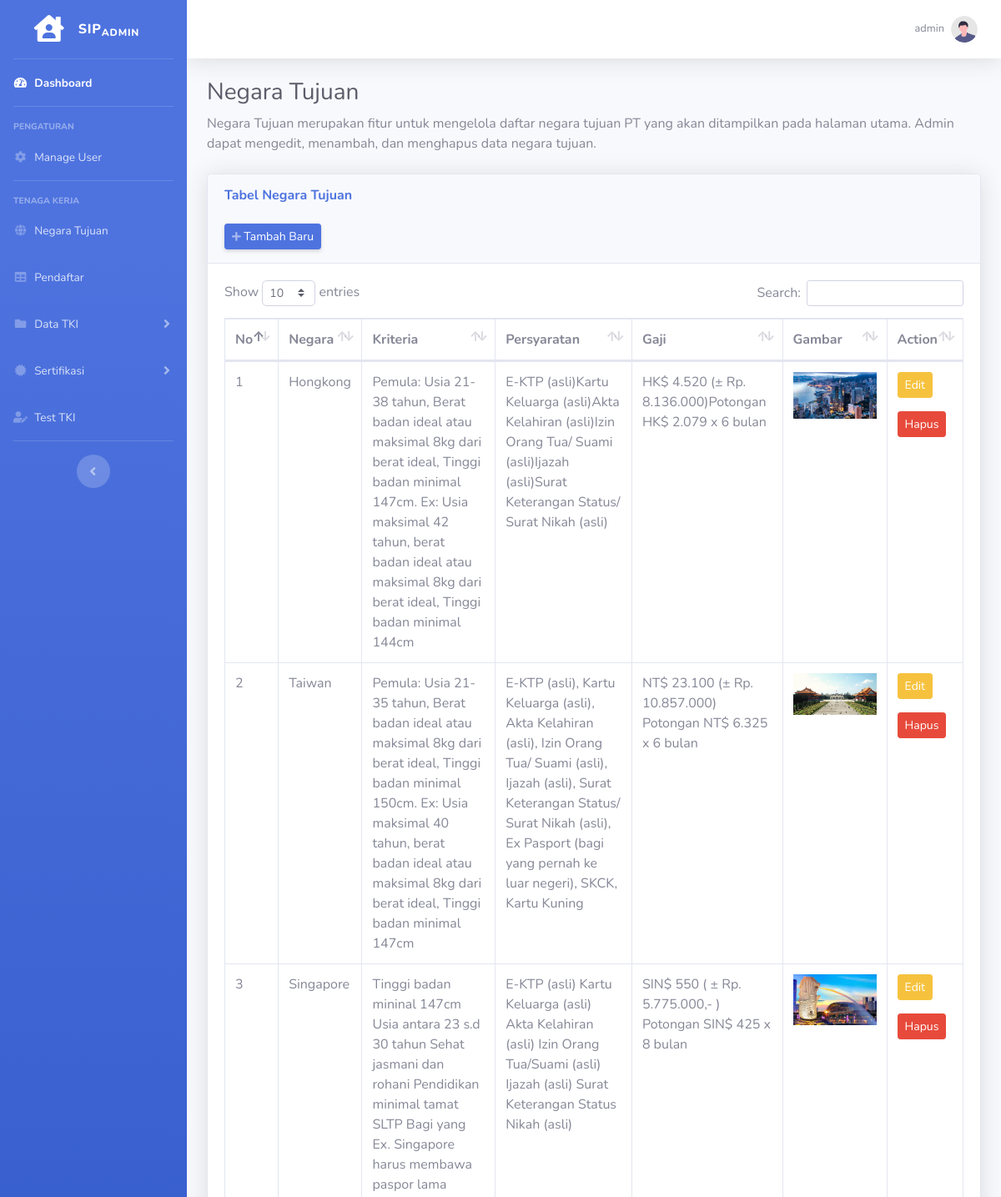
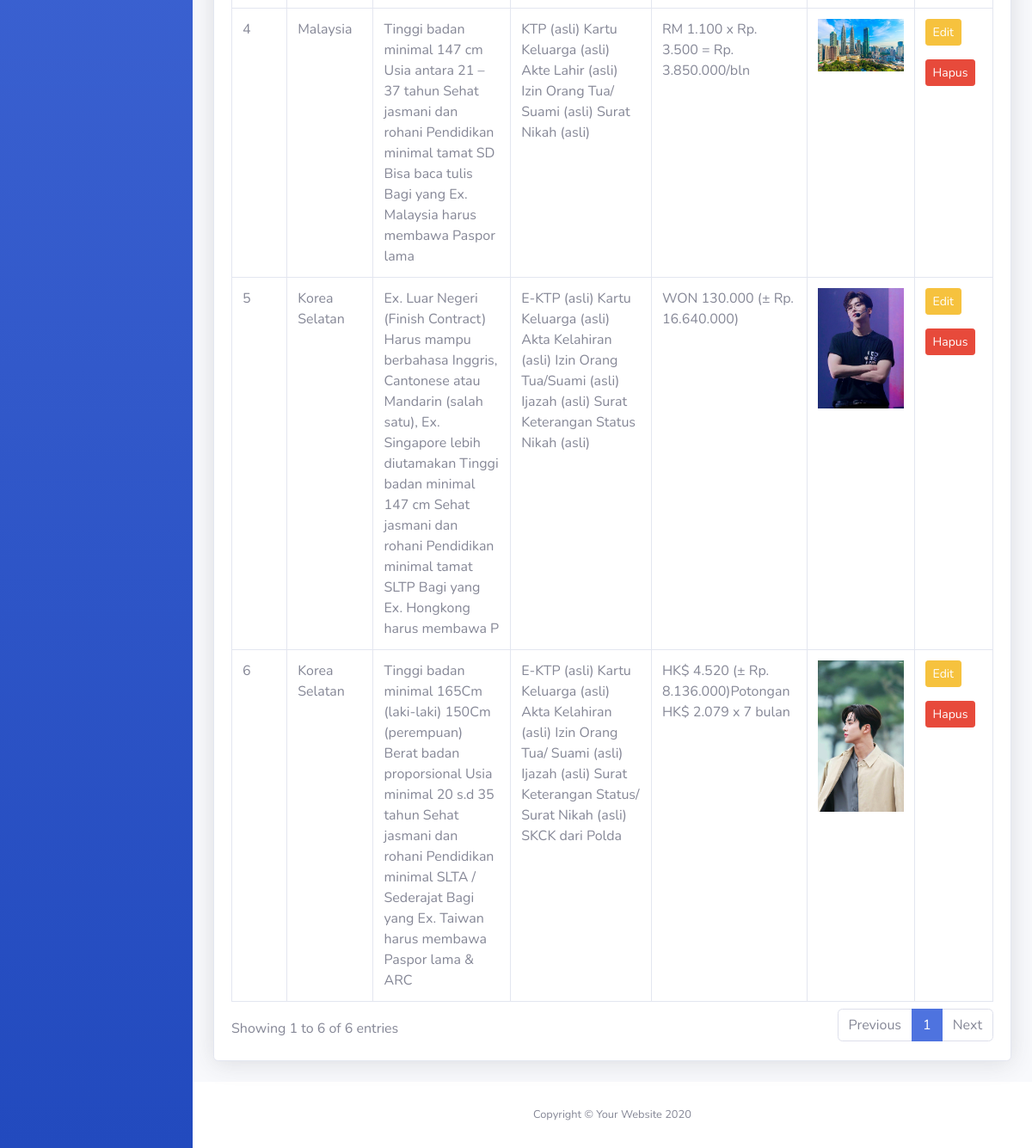
The app's page /tabelNegaraTujuan.php (signed in) with its own data (2 pictures, top to bottom).
### tables this page shows
CREATE TABLE `negara` (
  `id_negara` int(10) NOT NULL,
  `negara_tujuan` varchar(255) NOT NULL,
  `kriteria` varchar(255) NOT NULL,
  `persyaratan` varchar(255) NOT NULL,
  `jumlah_gaji` varchar(255) NOT NULL,
  `gambar_negara` varchar(255) NOT NULL
);

### tabelNegaraTujuan.php (the view, shortened to what this page needs)
<!DOCTYPE html>
<html lang="en">
<head>
    <link href="vendor/fontawesome-free/css/all.min.css" rel="stylesheet" type="text/css">
    <link href="css/sb-admin-2.min.css" rel="stylesheet">
    <link href="vendor/datatables/dataTables.bootstrap4.min.css" rel="stylesheet">
</head>
<body id="page-top">
    <div id="wrapper">
        <ul class="navbar-nav bg-gradient-primary sidebar sidebar-dark accordion" id="accordionSidebar">
            <a class="sidebar-brand d-flex align-items-center justify-content-center" href="indexadmin.php">
                <div class="sidebar-brand-icon">
                    <i class="fas fa-house-user"></i>
                </div>
                <div class="sidebar-brand-text mx-3">SIP<sub>Admin</sub></div>
            </a>
            <hr class="sidebar-divider my-0">
            <li class="nav-item active">
                <a class="nav-link" href="indexadmin.php">
                    <i class="fas fa-fw fa-tachometer-alt"></i>
                    <span>Dashboard</span></a>
            </li>
            <hr class="sidebar-divider">
            <div class="sidebar-heading">
                Pengaturan
            </div>
            <li class="nav-item">
                <a class="nav-link" href="tabelManageUser.php">
                    <i class="fas fa-fw fa-cog"></i>
                    <span>Manage User</span></a>
            </li>
            <hr class="sidebar-divider">
            <div class="sidebar-heading">
                Tenaga Kerja
            </div>
            <li class="nav-item">
                <a class="nav-link" href="tabelNegaraTujuan.php">
                    <i class="fas fa-fw fa-globe"></i>
                    <span>Negara Tujuan</span></a>
            </li>
            <li class="nav-item">
                <a class="nav-link" href="tabelPendaftar.php">
                    <i class="fas fa-fw fa-table"></i>
                    <span>Pendaftar</span></a>
            </li>
            <li class="nav-item">
                <a class="nav-link collapsed" href="#" data-toggle="collapse" data-target="#collapsePages"
                    aria-expanded="true" aria-controls="collapsePages">
                    <i class="fas fa-fw fa-folder"></i>
                    <span>Data TKI</span>
                </a>
            </li>
            <li class="nav-item">
                <a class="nav-link collapsed" href="#" data-toggle="collapse" data-target="#collapseTwo"
                    aria-expanded="true" aria-controls="collapseTwo">
                    <i class="fas fa-fw fa-certificate"></i>
                    <span>Sertifikasi</span>
                </a>
            </li>
            <li class="nav-item">
                <a class="nav-link" href="tabelTest.php">
                    <i class="fas fa-fw fa-user-edit"></i>
                    <span>Test TKI</span></a>
            </li>
            <hr class="sidebar-divider d-none d-md-block">
            <div class="text-center d-none d-md-inline">
                <button class="rounded-circle border-0" id="sidebarToggle"></button>
            </div>
        </ul>
        <div id="content-wrapper" class="d-flex flex-column">
            <div id="content">
                <nav class="navbar navbar-expand navbar-light bg-white topbar mb-4 static-top shadow">
                    <ul class="navbar-nav ml-auto">
                        <li class="nav-item dropdown no-arrow">
                            <a class="nav-link dropdown-toggle" href="#" id="userDropdown" role="button"
                                data-toggle="dropdown" aria-haspopup="true" aria-expanded="false">
                                <span class="mr-2 d-none d-lg-inline text-gray-600 small"><?php echo $_SESSION['username']; ?></span>
                                <img class="img-profile rounded-circle"
                                    src="img/undraw_profile.svg">
                            </a>
                        </li>
                    </ul>
                </nav>
                <div class="container-fluid">
                    <h1 class="h3 mb-2 text-gray-800">Negara Tujuan</h1>
                    <p class="mb-4">Negara Tujuan merupakan fitur untuk mengelola daftar negara tujuan PT yang akan ditampilkan pada halaman utama.
                        Admin dapat mengedit, menambah, dan menghapus data negara tujuan.
                    </p>
                    <div class="card shadow mb-4">
                        <div class="card-header py-3">
                            <h6 class="m-0 font-weight-bold text-primary">Tabel Negara Tujuan</h6><br>
                            <a href="tabelNegaraTujuanAdd.php" class="d-none d-sm-inline-block btn btn-sm btn-primary shadow-sm"><i
                                class="fas fa-plus fa-sm text-white-50"></i> Tambah Baru</a>
                        </div>
                        <div class="card-body">
                            <div class="table-responsive">
                                <table class="table table-bordered" id="dataTable" width="100%" cellspacing="0">
                                    <thead>
                                        <tr>
                                            <th>No</th>
                                            <th>Negara</th>
                                            <th>Kriteria</th>
                                            <th>Persyaratan</th>
                                            <th>Gaji</th>
                                            <th>Gambar</th>
                                            <th>Action</th>
                                        </tr>
                                    </thead>
                                    <tbody>
                                    <?php
                                        $konektor = mysqli_connect("localhost","root","", "tki");
                                        $no = 1;
                                        $data = mysqli_query($konektor,"SELECT * FROM negara");
                                        while($d = mysqli_fetch_array($data)){
                                            ?>
                                            <tr>
                                                <td><?php echo $no++; ?></td>
                                                <td><?php echo $d['negara_tujuan']; ?></td>
                                                <td><?php echo $d['kriteria']; ?></td>
                                                <td><?php echo $d['persyaratan']; ?></td>
                                                <td><?php echo $d['jumlah_gaji']; ?></td>
                                                <td style="text-align: center;"><img src="gambar/<?php echo $d['gambar_negara']; ?>" style="width: 100px;"></td>
                                                <td>
                                                <div class="hero-unit">
                                                        <p>
                                                            <a class="btn btn-warning btn-sm" href="tabelNegaraTujuanEdit.php?id_negara=<?php echo $d['id_negara']; ?>">
                                                            Edit
                                                            </a>
                                                        </p>
                                                    </div>
                                                    <div class="hero-unit">
                                                        <p>
                                                            <a class="btn btn-danger btn-sm" href="tabelNegaraTujuanDelete.php?id_negara=<?php echo $d['id_negara']; ?>">
                                                            Hapus
                                                            </a>
                                                        </p>
                                                    </div>
                                                </td>
                                            </tr>
                                            <?php
                                        }
                                        ?>
                                    </tbody>
                                </table>
                            </div>
                        </div>
                    </div>
                </div>
            </div>
            <footer class="sticky-footer bg-white">
                <div class="container my-auto">
                    <div class="copyright text-center my-auto">
                        <span>Copyright &copy; Your Website 2020</span>
                    </div>
                </div>
            </footer>
        </div>
    </div>
</body>
</html>

### records on screen
negara: negara_tujuan "Hongkong", kriteria "Pemula: Usia 21-38 tahun, Berat badan ideal atau maksimal 8kg dari berat ideal, Tinggi badan minimal 147cm. Ex: Usia maksimal 42 tahun, berat badan ideal atau maksimal 8kg dari berat ideal, Tinggi badan minimal 144cm", persyaratan "E-KTP (asli)Kartu Keluarga (asli)Akta Kelahiran (asli)Izin Orang Tua/ Suami (asli)Ijazah (asli)Surat Keterangan Status/ Surat Nikah (asli)", jumlah_gaji "HK$ 4.520 (± Rp. 8.136.000)Potongan HK$ 2.079 x 6 bulan", gambar_negara (picture)
negara: negara_tujuan "Taiwan", kriteria "Pemula: Usia 21-35 tahun, Berat badan ideal atau maksimal 8kg dari berat ideal, Tinggi badan minimal 150cm. Ex: Usia maksimal 40 tahun, berat badan ideal atau maksimal 8kg dari berat ideal, Tinggi badan minimal 147cm", persyaratan "E-KTP (asli), Kartu Keluarga (asli), Akta Kelahiran (asli), Izin Orang Tua/ Suami (asli), Ijazah (asli), Surat Keterangan Status/ Surat Nikah (asli), Ex Pasport (bagi yang pernah ke luar negeri), SKCK, Kartu Kuning", jumlah_gaji "NT$ 23.100 (± Rp. 10.857.000) Potongan NT$ 6.325 x 6 bulan", gambar_negara (picture)
negara: negara_tujuan "Singapore", kriteria "Tinggi badan mininal 147cm Usia antara 23 s.d 30 tahun Sehat jasmani dan rohani Pendidikan minimal tamat SLTP Bagi yang Ex. Singapore harus membawa paspor lama", persyaratan "E-KTP (asli) Kartu Keluarga (asli) Akta Kelahiran (asli) Izin Orang Tua/Suami (asli) Ijazah (asli) Surat Keterangan Status Nikah (asli)", jumlah_gaji "SIN$ 550 ( ± Rp. 5.775.000,- ) Potongan SIN$ 425 x 8 bulan", gambar_negara (picture)
negara: negara_tujuan "Malaysia", kriteria "Tinggi badan minimal 147 cm Usia antara 21 – 37 tahun Sehat jasmani dan rohani Pendidikan minimal tamat SD Bisa baca tulis Bagi yang Ex. Malaysia harus membawa Paspor lama", persyaratan "KTP (asli) Kartu Keluarga (asli) Akte Lahir (asli) Izin Orang Tua/ Suami (asli) Surat Nikah (asli)", jumlah_gaji "RM 1.100 x Rp. 3.500 = Rp. 3.850.000/bln", gambar_negara (picture)
negara: negara_tujuan "Korea Selatan", kriteria "Ex. Luar Negeri (Finish Contract) Harus mampu berbahasa Inggris, Cantonese atau Mandarin (salah satu), Ex. Singapore lebih diutamakan Tinggi badan minimal 147 cm Sehat jasmani dan rohani Pendidikan minimal tamat SLTP Bagi yang Ex. Hongkong harus membawa P", persyaratan "E-KTP (asli) Kartu Keluarga (asli) Akta Kelahiran (asli) Izin Orang Tua/Suami (asli) Ijazah (asli) Surat Keterangan Status Nikah (asli)", jumlah_gaji "WON 130.000 (± Rp. 16.640.000)", gambar_negara (picture)
negara: negara_tujuan "Korea Selatan", kriteria "Tinggi badan minimal 165Cm (laki-laki) 150Cm (perempuan) Berat badan proporsional Usia minimal 20 s.d 35 tahun Sehat jasmani dan rohani Pendidikan minimal SLTA / Sederajat Bagi yang Ex. Taiwan harus membawa Paspor lama & ARC", persyaratan "E-KTP (asli) Kartu Keluarga (asli) Akta Kelahiran (asli) Izin Orang Tua/ Suami (asli) Ijazah (asli) Surat Keterangan Status/ Surat Nikah (asli) SKCK dari Polda", jumlah_gaji "HK$ 4.520 (± Rp. 8.136.000)Potongan HK$ 2.079 x 7 bulan", gambar_negara (picture)

### other values on screen
$_SESSION['username'] "admin"
